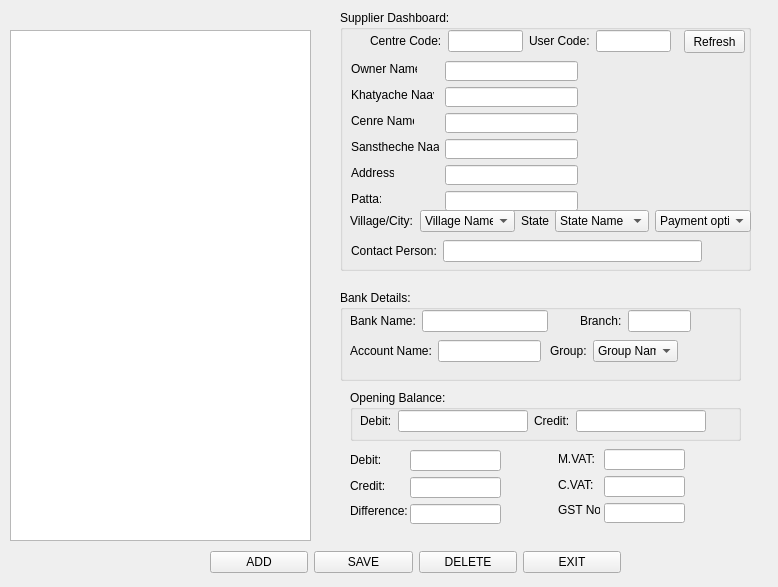
<?xml version="1.0" encoding="UTF-8"?>
<ui version="4.0">
 <class>supplierlist</class>
 <widget class="QWidget" name="supplierlist">
  <property name="geometry">
   <rect>
    <x>0</x>
    <y>0</y>
    <width>778</width>
    <height>587</height>
   </rect>
  </property>
  <property name="sizePolicy">
   <sizepolicy hsizetype="Fixed" vsizetype="Fixed">
    <horstretch>0</horstretch>
    <verstretch>0</verstretch>
   </sizepolicy>
  </property>
  <property name="windowTitle">
   <string>Suppliers List</string>
  </property>
  <widget class="QGroupBox" name="groupBox">
   <property name="geometry">
    <rect>
     <x>340</x>
     <y>10</y>
     <width>411</width>
     <height>261</height>
    </rect>
   </property>
   <property name="font">
    <font>
     <weight>50</weight>
     <bold>false</bold>
    </font>
   </property>
   <property name="title">
    <string>Supplier Dashboard:</string>
   </property>
   <widget class="QLabel" name="ownernamelbl">
    <property name="geometry">
     <rect>
      <x>11</x>
      <y>51</y>
      <width>66</width>
      <height>16</height>
     </rect>
    </property>
    <property name="text">
     <string>Owner Name:</string>
    </property>
   </widget>
   <widget class="QLabel" name="pattalbl">
    <property name="geometry">
     <rect>
      <x>11</x>
      <y>181</y>
      <width>30</width>
      <height>16</height>
     </rect>
    </property>
    <property name="text">
     <string>Patta:</string>
    </property>
   </widget>
   <widget class="QLabel" name="sansthalbl">
    <property name="geometry">
     <rect>
      <x>11</x>
      <y>129</y>
      <width>88</width>
      <height>16</height>
     </rect>
    </property>
    <property name="text">
     <string>Sanstheche Naav:</string>
    </property>
   </widget>
   <widget class="QLabel" name="cntnamelbl">
    <property name="geometry">
     <rect>
      <x>11</x>
      <y>103</y>
      <width>63</width>
      <height>16</height>
     </rect>
    </property>
    <property name="text">
     <string>Cenre Name:</string>
    </property>
   </widget>
   <widget class="QLabel" name="khatalbl">
    <property name="geometry">
     <rect>
      <x>11</x>
      <y>77</y>
      <width>83</width>
      <height>16</height>
     </rect>
    </property>
    <property name="text">
     <string>Khatyache Naav:</string>
    </property>
   </widget>
   <widget class="QLabel" name="addresslbl">
    <property name="geometry">
     <rect>
      <x>11</x>
      <y>155</y>
      <width>43</width>
      <height>16</height>
     </rect>
    </property>
    <property name="text">
     <string>Address:</string>
    </property>
   </widget>
   <widget class="QLineEdit" name="ownernametxt">
    <property name="geometry">
     <rect>
      <x>105</x>
      <y>51</y>
      <width>133</width>
      <height>20</height>
     </rect>
    </property>
   </widget>
   <widget class="QLineEdit" name="khatatxt">
    <property name="geometry">
     <rect>
      <x>105</x>
      <y>77</y>
      <width>133</width>
      <height>20</height>
     </rect>
    </property>
   </widget>
   <widget class="QLineEdit" name="cntnametxt">
    <property name="geometry">
     <rect>
      <x>105</x>
      <y>103</y>
      <width>133</width>
      <height>20</height>
     </rect>
    </property>
   </widget>
   <widget class="QLineEdit" name="sansthatxt">
    <property name="geometry">
     <rect>
      <x>105</x>
      <y>129</y>
      <width>133</width>
      <height>20</height>
     </rect>
    </property>
   </widget>
   <widget class="QLineEdit" name="addresstxt">
    <property name="geometry">
     <rect>
      <x>105</x>
      <y>155</y>
      <width>133</width>
      <height>20</height>
     </rect>
    </property>
   </widget>
   <widget class="QLineEdit" name="pattatxt">
    <property name="geometry">
     <rect>
      <x>105</x>
      <y>181</y>
      <width>133</width>
      <height>20</height>
     </rect>
    </property>
   </widget>
   <widget class="QPushButton" name="refreshbtn">
    <property name="geometry">
     <rect>
      <x>344</x>
      <y>20</y>
      <width>61</width>
      <height>23</height>
     </rect>
    </property>
    <property name="text">
     <string>Refresh</string>
    </property>
   </widget>
   <widget class="QWidget" name="layoutWidget">
    <property name="geometry">
     <rect>
      <x>30</x>
      <y>20</y>
      <width>301</width>
      <height>22</height>
     </rect>
    </property>
    <layout class="QHBoxLayout" name="horizontalLayout">
     <item>
      <widget class="QLabel" name="cntcodelbl">
       <property name="text">
        <string>Centre Code:</string>
       </property>
      </widget>
     </item>
     <item>
      <widget class="QLineEdit" name="cntcodetxt"/>
     </item>
     <item>
      <widget class="QLabel" name="usercodelbl">
       <property name="text">
        <string>User Code:</string>
       </property>
      </widget>
     </item>
     <item>
      <widget class="QLineEdit" name="usercodetxt"/>
     </item>
    </layout>
   </widget>
   <widget class="QWidget" name="layoutWidget_4">
    <property name="geometry">
     <rect>
      <x>10</x>
      <y>200</y>
      <width>401</width>
      <height>22</height>
     </rect>
    </property>
    <layout class="QHBoxLayout" name="horizontalLayout_4">
     <item>
      <widget class="QLabel" name="villagelbl">
       <property name="text">
        <string>Village/City:</string>
       </property>
      </widget>
     </item>
     <item>
      <widget class="QComboBox" name="villagecmb">
       <item>
        <property name="text">
         <string>Village Name</string>
        </property>
       </item>
      </widget>
     </item>
     <item>
      <widget class="QLabel" name="statelbl">
       <property name="text">
        <string>State</string>
       </property>
      </widget>
     </item>
     <item>
      <widget class="QComboBox" name="statecmb">
       <item>
        <property name="text">
         <string>State Name</string>
        </property>
       </item>
      </widget>
     </item>
     <item>
      <widget class="QComboBox" name="paymentcmb">
       <item>
        <property name="text">
         <string>Payment option</string>
        </property>
       </item>
      </widget>
     </item>
    </layout>
   </widget>
   <widget class="QWidget" name="layoutWidget_5">
    <property name="geometry">
     <rect>
      <x>11</x>
      <y>230</y>
      <width>351</width>
      <height>22</height>
     </rect>
    </property>
    <layout class="QHBoxLayout" name="horizontalLayout_5">
     <item>
      <widget class="QLabel" name="contactlbl">
       <property name="text">
        <string>Contact Person:</string>
       </property>
      </widget>
     </item>
     <item>
      <widget class="QLineEdit" name="contacttxt"/>
     </item>
    </layout>
   </widget>
  </widget>
  <widget class="QListView" name="listview">
   <property name="geometry">
    <rect>
     <x>10</x>
     <y>30</y>
     <width>301</width>
     <height>511</height>
    </rect>
   </property>
  </widget>
  <widget class="QGroupBox" name="groupBox_2">
   <property name="geometry">
    <rect>
     <x>340</x>
     <y>290</y>
     <width>401</width>
     <height>91</height>
    </rect>
   </property>
   <property name="title">
    <string>Bank Details:</string>
   </property>
   <widget class="QWidget" name="layoutWidget">
    <property name="geometry">
     <rect>
      <x>240</x>
      <y>20</y>
      <width>111</width>
      <height>22</height>
     </rect>
    </property>
    <layout class="QHBoxLayout" name="horizontalLayout_2">
     <item>
      <widget class="QLabel" name="branchnamelbl">
       <property name="text">
        <string>Branch:</string>
       </property>
      </widget>
     </item>
     <item>
      <widget class="QLineEdit" name="branchnametxt"/>
     </item>
    </layout>
   </widget>
   <widget class="QWidget" name="layoutWidget">
    <property name="geometry">
     <rect>
      <x>10</x>
      <y>20</y>
      <width>198</width>
      <height>22</height>
     </rect>
    </property>
    <layout class="QHBoxLayout" name="horizontalLayout_3">
     <item>
      <widget class="QLabel" name="banknamelbl">
       <property name="text">
        <string>Bank Name:</string>
       </property>
      </widget>
     </item>
     <item>
      <widget class="QLineEdit" name="banknametxt"/>
     </item>
    </layout>
   </widget>
   <widget class="QWidget" name="layoutWidget">
    <property name="geometry">
     <rect>
      <x>10</x>
      <y>50</y>
      <width>191</width>
      <height>22</height>
     </rect>
    </property>
    <layout class="QHBoxLayout" name="horizontalLayout_6">
     <item>
      <widget class="QLabel" name="acnamelbl">
       <property name="text">
        <string>Account Name:</string>
       </property>
      </widget>
     </item>
     <item>
      <widget class="QLineEdit" name="acnametxt"/>
     </item>
    </layout>
   </widget>
   <widget class="QWidget" name="layoutWidget">
    <property name="geometry">
     <rect>
      <x>210</x>
      <y>50</y>
      <width>128</width>
      <height>22</height>
     </rect>
    </property>
    <layout class="QHBoxLayout" name="horizontalLayout_7">
     <item>
      <widget class="QLabel" name="grouplbl">
       <property name="text">
        <string>Group:</string>
       </property>
      </widget>
     </item>
     <item>
      <widget class="QComboBox" name="groupcmb">
       <item>
        <property name="text">
         <string>Group Name</string>
        </property>
       </item>
      </widget>
     </item>
    </layout>
   </widget>
  </widget>
  <widget class="QGroupBox" name="groupBox_3">
   <property name="geometry">
    <rect>
     <x>350</x>
     <y>390</y>
     <width>391</width>
     <height>51</height>
    </rect>
   </property>
   <property name="title">
    <string>Opening Balance:</string>
   </property>
   <widget class="QWidget" name="layoutWidget">
    <property name="geometry">
     <rect>
      <x>10</x>
      <y>20</y>
      <width>346</width>
      <height>22</height>
     </rect>
    </property>
    <layout class="QHBoxLayout" name="horizontalLayout_8">
     <item>
      <widget class="QLabel" name="opendebitlbl">
       <property name="text">
        <string>Debit:</string>
       </property>
      </widget>
     </item>
     <item>
      <widget class="QLineEdit" name="opendebittxt"/>
     </item>
     <item>
      <widget class="QLabel" name="opencreditlbl">
       <property name="text">
        <string>Credit:</string>
       </property>
      </widget>
     </item>
     <item>
      <widget class="QLineEdit" name="opencredittxt"/>
     </item>
    </layout>
   </widget>
  </widget>
  <widget class="QWidget" name="layoutWidget">
   <property name="geometry">
    <rect>
     <x>210</x>
     <y>550</y>
     <width>411</width>
     <height>25</height>
    </rect>
   </property>
   <layout class="QHBoxLayout" name="horizontalLayout_12">
    <item>
     <widget class="QPushButton" name="addbtn">
      <property name="text">
       <string>ADD</string>
      </property>
     </widget>
    </item>
    <item>
     <widget class="QPushButton" name="savebtn">
      <property name="text">
       <string>SAVE</string>
      </property>
     </widget>
    </item>
    <item>
     <widget class="QPushButton" name="deletebtn">
      <property name="text">
       <string>DELETE</string>
      </property>
     </widget>
    </item>
    <item>
     <widget class="QPushButton" name="exitbtn">
      <property name="text">
       <string>EXIT</string>
      </property>
     </widget>
    </item>
   </layout>
  </widget>
  <widget class="QWidget" name="layoutWidget">
   <property name="geometry">
    <rect>
     <x>410</x>
     <y>450</y>
     <width>91</width>
     <height>74</height>
    </rect>
   </property>
   <layout class="QVBoxLayout" name="verticalLayout">
    <item>
     <widget class="QLineEdit" name="debittxt"/>
    </item>
    <item>
     <widget class="QLineEdit" name="credittxt"/>
    </item>
    <item>
     <widget class="QLineEdit" name="difftxt"/>
    </item>
   </layout>
  </widget>
  <widget class="QWidget" name="layoutWidget">
   <property name="geometry">
    <rect>
     <x>350</x>
     <y>450</y>
     <width>81</width>
     <height>71</height>
    </rect>
   </property>
   <layout class="QVBoxLayout" name="verticalLayout_2">
    <item>
     <widget class="QLabel" name="debitlbl">
      <property name="text">
       <string>Debit:</string>
      </property>
     </widget>
    </item>
    <item>
     <widget class="QLabel" name="creditlb">
      <property name="text">
       <string>Credit:</string>
      </property>
     </widget>
    </item>
    <item>
     <widget class="QLabel" name="difflbl">
      <property name="text">
       <string>Difference:</string>
      </property>
     </widget>
    </item>
   </layout>
  </widget>
  <widget class="QWidget" name="layoutWidget">
   <property name="geometry">
    <rect>
     <x>604</x>
     <y>449</y>
     <width>81</width>
     <height>74</height>
    </rect>
   </property>
   <layout class="QVBoxLayout" name="verticalLayout_3">
    <item>
     <widget class="QLineEdit" name="mvattxt"/>
    </item>
    <item>
     <widget class="QLineEdit" name="cvattxt"/>
    </item>
    <item>
     <widget class="QLineEdit" name="gstnumtxt"/>
    </item>
   </layout>
  </widget>
  <widget class="QWidget" name="layoutWidget">
   <property name="geometry">
    <rect>
     <x>558</x>
     <y>449</y>
     <width>42</width>
     <height>71</height>
    </rect>
   </property>
   <layout class="QVBoxLayout" name="verticalLayout_4">
    <item>
     <widget class="QLabel" name="mvatlbl">
      <property name="text">
       <string>M.VAT:</string>
      </property>
     </widget>
    </item>
    <item>
     <widget class="QLabel" name="cvatlbl">
      <property name="text">
       <string>C.VAT:</string>
      </property>
     </widget>
    </item>
    <item>
     <widget class="QLabel" name="gstnumlbl">
      <property name="text">
       <string>GST No.</string>
      </property>
     </widget>
    </item>
   </layout>
  </widget>
 </widget>
 <resources/>
 <connections/>
</ui>
